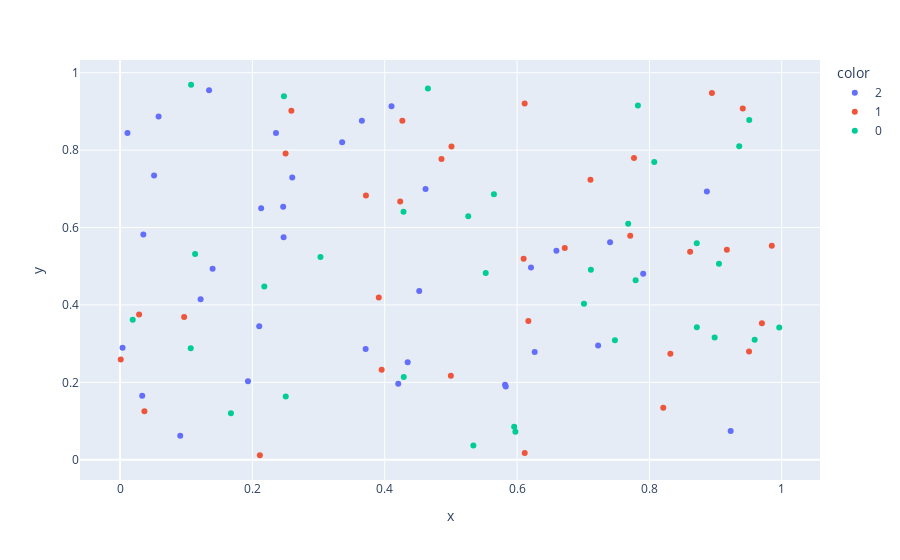

Here is the notebook cell this chart was saved with:
### Code cell
px.scatter(x=x, y=y, color=cat.astype(str)) # discrete scale
